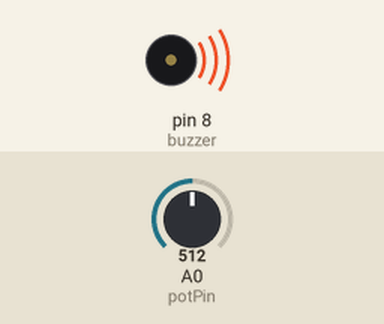
Simulated run of this sketch. Board: Arduino Uno, built with avr-gcc and run on an emulated ATmega328P. Parts: buzzer (waves = sounding). The inputs (shaded band) are chosen by the test bench; at power-on: A0 (potPin) = 512. What the sketch prints to the serial monitor is not drawn.

Above: at 0.1 s.
Timing chart, 0 to 1.6 s (numbered marks = the images above):
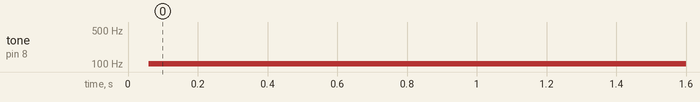

The sketch:

Buzzer_Passive_Tone_Generator.ino
```cpp
// Project: RGB LED Changing Colors
// Developer: Chidi Usanga
// Date: March 31, 2020

//#include <pitches.h>

int buzzer = 8;
int potPin = A0;
int potVal;
int toneVal;

void setup() {
  pinMode(buzzer, OUTPUT);
  pinMode(potPin, INPUT);
  Serial.begin(9600);

}

void loop() {
  potVal = analogRead(potPin);
  toneVal = (9400./1023.)*potVal+60;

  digitalWrite(buzzer, HIGH);
  delayMicroseconds(toneVal);
  digitalWrite(buzzer, LOW);
  delayMicroseconds(toneVal);
  Serial.println(potVal);
}
```

Measured:
- by itself, tone on pin 8 (buzzer): silent → 101 Hz at 0.06 s
